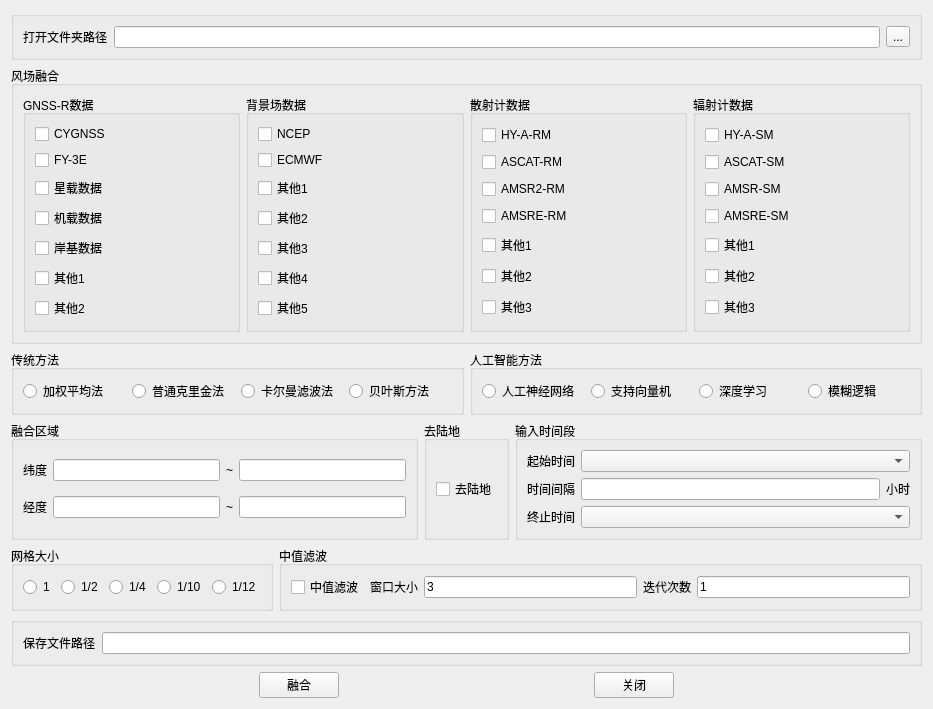
<?xml version="1.0" encoding="UTF-8"?>
<ui version="4.0">
 <class>Widget</class>
 <widget class="QWidget" name="Widget">
  <property name="geometry">
   <rect>
    <x>0</x>
    <y>0</y>
    <width>933</width>
    <height>631</height>
   </rect>
  </property>
  <property name="windowTitle">
   <string>卫星遥感与北斗反射信号风速融合软件</string>
  </property>
  <layout class="QVBoxLayout" name="verticalLayout_5">
   <item>
    <widget class="QGroupBox" name="groupBox">
     <property name="title">
      <string/>
     </property>
     <layout class="QHBoxLayout" name="horizontalLayout">
      <item>
       <widget class="QLabel" name="label">
        <property name="text">
         <string>打开文件夹路径</string>
        </property>
       </widget>
      </item>
      <item>
       <widget class="QLineEdit" name="lineEdit">
        <property name="readOnly">
         <bool>true</bool>
        </property>
       </widget>
      </item>
      <item>
       <widget class="QToolButton" name="toolButton">
        <property name="text">
         <string>...</string>
        </property>
       </widget>
      </item>
     </layout>
    </widget>
   </item>
   <item>
    <widget class="QGroupBox" name="groupBox_2">
     <property name="title">
      <string>风场融合</string>
     </property>
     <layout class="QHBoxLayout" name="horizontalLayout_2">
      <item>
       <widget class="QGroupBox" name="groupBox_3">
        <property name="title">
         <string>GNSS-R数据</string>
        </property>
        <layout class="QVBoxLayout" name="verticalLayout">
         <item>
          <widget class="QCheckBox" name="checkBox">
           <property name="text">
            <string>CYGNSS</string>
           </property>
          </widget>
         </item>
         <item>
          <widget class="QCheckBox" name="checkBox_7">
           <property name="text">
            <string>FY-3E</string>
           </property>
          </widget>
         </item>
         <item>
          <widget class="QCheckBox" name="checkBox_2">
           <property name="text">
            <string>星载数据</string>
           </property>
          </widget>
         </item>
         <item>
          <widget class="QCheckBox" name="checkBox_3">
           <property name="text">
            <string>机载数据</string>
           </property>
          </widget>
         </item>
         <item>
          <widget class="QCheckBox" name="checkBox_4">
           <property name="text">
            <string>岸基数据</string>
           </property>
          </widget>
         </item>
         <item>
          <widget class="QCheckBox" name="checkBox_5">
           <property name="text">
            <string>其他1</string>
           </property>
          </widget>
         </item>
         <item>
          <widget class="QCheckBox" name="checkBox_6">
           <property name="text">
            <string>其他2</string>
           </property>
          </widget>
         </item>
        </layout>
       </widget>
      </item>
      <item>
       <widget class="QGroupBox" name="groupBox_4">
        <property name="title">
         <string>背景场数据</string>
        </property>
        <layout class="QVBoxLayout" name="verticalLayout_2">
         <item>
          <widget class="QCheckBox" name="checkBox_8">
           <property name="text">
            <string>NCEP</string>
           </property>
          </widget>
         </item>
         <item>
          <widget class="QCheckBox" name="checkBox_9">
           <property name="text">
            <string>ECMWF</string>
           </property>
          </widget>
         </item>
         <item>
          <widget class="QCheckBox" name="checkBox_12">
           <property name="text">
            <string>其他1</string>
           </property>
          </widget>
         </item>
         <item>
          <widget class="QCheckBox" name="checkBox_13">
           <property name="text">
            <string>其他2</string>
           </property>
          </widget>
         </item>
         <item>
          <widget class="QCheckBox" name="checkBox_14">
           <property name="text">
            <string>其他3</string>
           </property>
          </widget>
         </item>
         <item>
          <widget class="QCheckBox" name="checkBox_29">
           <property name="text">
            <string>其他4</string>
           </property>
          </widget>
         </item>
         <item>
          <widget class="QCheckBox" name="checkBox_30">
           <property name="text">
            <string>其他5</string>
           </property>
          </widget>
         </item>
        </layout>
       </widget>
      </item>
      <item>
       <widget class="QGroupBox" name="groupBox_5">
        <property name="title">
         <string>散射计数据</string>
        </property>
        <layout class="QVBoxLayout" name="verticalLayout_3">
         <item>
          <widget class="QCheckBox" name="checkBox_15">
           <property name="text">
            <string>HY-A-RM</string>
           </property>
          </widget>
         </item>
         <item>
          <widget class="QCheckBox" name="checkBox_16">
           <property name="text">
            <string>ASCAT-RM</string>
           </property>
          </widget>
         </item>
         <item>
          <widget class="QCheckBox" name="checkBox_17">
           <property name="text">
            <string>AMSR2-RM</string>
           </property>
          </widget>
         </item>
         <item>
          <widget class="QCheckBox" name="checkBox_18">
           <property name="text">
            <string>AMSRE-RM</string>
           </property>
          </widget>
         </item>
         <item>
          <widget class="QCheckBox" name="checkBox_19">
           <property name="text">
            <string>其他1</string>
           </property>
          </widget>
         </item>
         <item>
          <widget class="QCheckBox" name="checkBox_20">
           <property name="text">
            <string>其他2</string>
           </property>
          </widget>
         </item>
         <item>
          <widget class="QCheckBox" name="checkBox_21">
           <property name="text">
            <string>其他3</string>
           </property>
          </widget>
         </item>
        </layout>
       </widget>
      </item>
      <item>
       <widget class="QGroupBox" name="groupBox_6">
        <property name="title">
         <string>辐射计数据</string>
        </property>
        <layout class="QVBoxLayout" name="verticalLayout_4">
         <item>
          <widget class="QCheckBox" name="checkBox_22">
           <property name="text">
            <string>HY-A-SM</string>
           </property>
          </widget>
         </item>
         <item>
          <widget class="QCheckBox" name="checkBox_23">
           <property name="text">
            <string>ASCAT-SM</string>
           </property>
          </widget>
         </item>
         <item>
          <widget class="QCheckBox" name="checkBox_24">
           <property name="text">
            <string>AMSR-SM</string>
           </property>
          </widget>
         </item>
         <item>
          <widget class="QCheckBox" name="checkBox_25">
           <property name="text">
            <string>AMSRE-SM</string>
           </property>
          </widget>
         </item>
         <item>
          <widget class="QCheckBox" name="checkBox_26">
           <property name="text">
            <string>其他1</string>
           </property>
          </widget>
         </item>
         <item>
          <widget class="QCheckBox" name="checkBox_27">
           <property name="text">
            <string>其他2</string>
           </property>
          </widget>
         </item>
         <item>
          <widget class="QCheckBox" name="checkBox_28">
           <property name="text">
            <string>其他3</string>
           </property>
          </widget>
         </item>
        </layout>
       </widget>
      </item>
     </layout>
    </widget>
   </item>
   <item>
    <layout class="QHBoxLayout" name="horizontalLayout_12">
     <item>
      <widget class="QGroupBox" name="groupBox_13">
       <property name="title">
        <string>传统方法</string>
       </property>
       <layout class="QHBoxLayout" name="horizontalLayout_10">
        <item>
         <widget class="QRadioButton" name="radioButton_6">
          <property name="text">
           <string>加权平均法</string>
          </property>
         </widget>
        </item>
        <item>
         <widget class="QRadioButton" name="radioButton_7">
          <property name="text">
           <string>普通克里金法</string>
          </property>
         </widget>
        </item>
        <item>
         <widget class="QRadioButton" name="radioButton_8">
          <property name="text">
           <string>卡尔曼滤波法</string>
          </property>
         </widget>
        </item>
        <item>
         <widget class="QRadioButton" name="radioButton_9">
          <property name="text">
           <string>贝叶斯方法</string>
          </property>
         </widget>
        </item>
       </layout>
      </widget>
     </item>
     <item>
      <widget class="QGroupBox" name="groupBox_14">
       <property name="title">
        <string>人工智能方法</string>
       </property>
       <layout class="QHBoxLayout" name="horizontalLayout_11">
        <item>
         <widget class="QRadioButton" name="radioButton_10">
          <property name="text">
           <string>人工神经网络</string>
          </property>
         </widget>
        </item>
        <item>
         <widget class="QRadioButton" name="radioButton_11">
          <property name="text">
           <string>支持向量机</string>
          </property>
         </widget>
        </item>
        <item>
         <widget class="QRadioButton" name="radioButton_12">
          <property name="text">
           <string>深度学习</string>
          </property>
         </widget>
        </item>
        <item>
         <widget class="QRadioButton" name="radioButton_13">
          <property name="text">
           <string>模糊逻辑</string>
          </property>
         </widget>
        </item>
       </layout>
      </widget>
     </item>
    </layout>
   </item>
   <item>
    <layout class="QHBoxLayout" name="horizontalLayout_8">
     <item>
      <widget class="QGroupBox" name="groupBox_7">
       <property name="title">
        <string>融合区域</string>
       </property>
       <layout class="QGridLayout" name="gridLayout">
        <item row="1" column="3">
         <widget class="QLineEdit" name="lineEdit_5"/>
        </item>
        <item row="0" column="2">
         <widget class="QLabel" name="label_4">
          <property name="text">
           <string>~</string>
          </property>
         </widget>
        </item>
        <item row="1" column="1">
         <widget class="QLineEdit" name="lineEdit_4"/>
        </item>
        <item row="0" column="0">
         <widget class="QLabel" name="label_2">
          <property name="text">
           <string>纬度</string>
          </property>
         </widget>
        </item>
        <item row="0" column="3">
         <widget class="QLineEdit" name="lineEdit_3"/>
        </item>
        <item row="1" column="2">
         <widget class="QLabel" name="label_5">
          <property name="text">
           <string>~</string>
          </property>
         </widget>
        </item>
        <item row="1" column="0">
         <widget class="QLabel" name="label_3">
          <property name="text">
           <string>经度</string>
          </property>
         </widget>
        </item>
        <item row="0" column="1">
         <widget class="QLineEdit" name="lineEdit_2"/>
        </item>
       </layout>
      </widget>
     </item>
     <item>
      <widget class="QGroupBox" name="groupBox_8">
       <property name="title">
        <string>去陆地</string>
       </property>
       <layout class="QHBoxLayout" name="horizontalLayout_7">
        <item>
         <widget class="QCheckBox" name="checkBox_10">
          <property name="text">
           <string>去陆地</string>
          </property>
         </widget>
        </item>
       </layout>
      </widget>
     </item>
     <item>
      <widget class="QGroupBox" name="groupBox_9">
       <property name="title">
        <string>输入时间段</string>
       </property>
       <layout class="QGridLayout" name="gridLayout_2">
        <item row="2" column="0">
         <widget class="QLabel" name="label_7">
          <property name="text">
           <string>时间间隔</string>
          </property>
         </widget>
        </item>
        <item row="3" column="0">
         <widget class="QLabel" name="label_8">
          <property name="text">
           <string>终止时间</string>
          </property>
         </widget>
        </item>
        <item row="0" column="0">
         <widget class="QLabel" name="label_6">
          <property name="text">
           <string>起始时间</string>
          </property>
         </widget>
        </item>
        <item row="0" column="1" colspan="2">
         <widget class="QComboBox" name="comboBox"/>
        </item>
        <item row="3" column="1" colspan="2">
         <widget class="QComboBox" name="comboBox_3"/>
        </item>
        <item row="2" column="1">
         <widget class="QLineEdit" name="lineEdit_6"/>
        </item>
        <item row="2" column="2">
         <widget class="QLabel" name="label_12">
          <property name="text">
           <string>小时</string>
          </property>
         </widget>
        </item>
       </layout>
      </widget>
     </item>
    </layout>
   </item>
   <item>
    <layout class="QHBoxLayout" name="horizontalLayout_6">
     <item>
      <widget class="QGroupBox" name="groupBox_10">
       <property name="title">
        <string>网格大小</string>
       </property>
       <layout class="QHBoxLayout" name="horizontalLayout_3">
        <item>
         <widget class="QRadioButton" name="radioButton">
          <property name="text">
           <string>1</string>
          </property>
         </widget>
        </item>
        <item>
         <widget class="QRadioButton" name="radioButton_2">
          <property name="text">
           <string>1/2</string>
          </property>
         </widget>
        </item>
        <item>
         <widget class="QRadioButton" name="radioButton_3">
          <property name="text">
           <string>1/4</string>
          </property>
         </widget>
        </item>
        <item>
         <widget class="QRadioButton" name="radioButton_4">
          <property name="text">
           <string>1/10</string>
          </property>
         </widget>
        </item>
        <item>
         <widget class="QRadioButton" name="radioButton_5">
          <property name="text">
           <string>1/12</string>
          </property>
         </widget>
        </item>
       </layout>
      </widget>
     </item>
     <item>
      <widget class="QGroupBox" name="groupBox_11">
       <property name="title">
        <string>中值滤波</string>
       </property>
       <layout class="QHBoxLayout" name="horizontalLayout_4">
        <item>
         <widget class="QCheckBox" name="checkBox_11">
          <property name="text">
           <string>中值滤波</string>
          </property>
         </widget>
        </item>
        <item>
         <widget class="QLabel" name="label_13">
          <property name="text">
           <string>窗口大小</string>
          </property>
         </widget>
        </item>
        <item>
         <widget class="QLineEdit" name="lineEdit_8">
          <property name="text">
           <string>3</string>
          </property>
         </widget>
        </item>
        <item>
         <widget class="QLabel" name="label_14">
          <property name="text">
           <string>迭代次数</string>
          </property>
         </widget>
        </item>
        <item>
         <widget class="QLineEdit" name="lineEdit_9">
          <property name="text">
           <string>1</string>
          </property>
         </widget>
        </item>
       </layout>
      </widget>
     </item>
    </layout>
   </item>
   <item>
    <widget class="QGroupBox" name="groupBox_12">
     <property name="title">
      <string/>
     </property>
     <layout class="QHBoxLayout" name="horizontalLayout_5">
      <item>
       <widget class="QLabel" name="label_15">
        <property name="text">
         <string>保存文件路径</string>
        </property>
       </widget>
      </item>
      <item>
       <widget class="QLineEdit" name="lineEdit_10">
        <property name="readOnly">
         <bool>true</bool>
        </property>
       </widget>
      </item>
     </layout>
    </widget>
   </item>
   <item>
    <layout class="QHBoxLayout" name="horizontalLayout_9">
     <item>
      <spacer name="horizontalSpacer_2">
       <property name="orientation">
        <enum>Qt::Horizontal</enum>
       </property>
       <property name="sizeHint" stdset="0">
        <size>
         <width>40</width>
         <height>20</height>
        </size>
       </property>
      </spacer>
     </item>
     <item>
      <widget class="QPushButton" name="pushButton">
       <property name="text">
        <string>融合</string>
       </property>
      </widget>
     </item>
     <item>
      <spacer name="horizontalSpacer">
       <property name="orientation">
        <enum>Qt::Horizontal</enum>
       </property>
       <property name="sizeHint" stdset="0">
        <size>
         <width>40</width>
         <height>20</height>
        </size>
       </property>
      </spacer>
     </item>
     <item>
      <widget class="QPushButton" name="pushButton_2">
       <property name="text">
        <string>关闭</string>
       </property>
      </widget>
     </item>
     <item>
      <spacer name="horizontalSpacer_3">
       <property name="orientation">
        <enum>Qt::Horizontal</enum>
       </property>
       <property name="sizeHint" stdset="0">
        <size>
         <width>40</width>
         <height>20</height>
        </size>
       </property>
      </spacer>
     </item>
    </layout>
   </item>
  </layout>
 </widget>
 <resources/>
 <connections/>
</ui>
